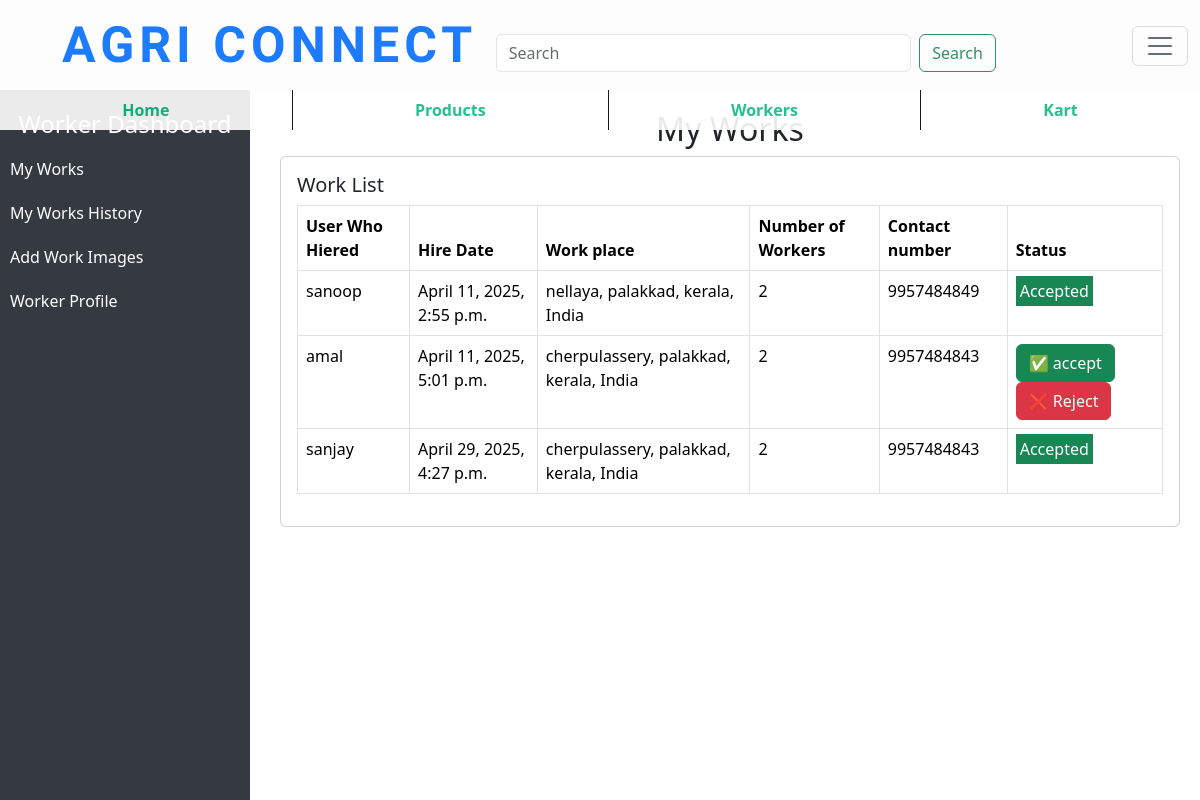
/worker_dashboard/ (signed in), run on the app's committed database.
### app1/models.py (models this page shows, shortened)
class Hire(models.Model):
    worker = models.ForeignKey(Worker, on_delete=models.CASCADE, related_name='hires')
    user = models.ForeignKey(User, on_delete=models.CASCADE, related_name='hires')
    hire_date = models.DateTimeField(default=timezone.now)
    worker_count = models.PositiveIntegerField(default=1)
    address=models.ForeignKey(Address, on_delete=models.CASCADE, related_name='hires')
    status = models.CharField(max_length=20, choices=[
        ('pending', 'Pending'),
        ('accepted', 'Accepted'),
        ('rejected', 'Rejected'),
    ], default='pending')
    phone_number = models.CharField(max_length=10, null=True, blank=True)

class User(models.Model):
    name=models.CharField(max_length=200)
    email=models.CharField(max_length=200)
    phone_number=models.CharField(max_length=200)
    address=models.CharField(max_length=200)
    password=models.CharField(max_length=200)
    user_img=models.ImageField(upload_to='uploads/')
    def __str__(self):
        return self.name

class Address(models.Model):
    user = models.ForeignKey(User, on_delete=models.CASCADE, related_name='addresses')
    address_line = models.CharField(max_length=255)
    city = models.CharField(max_length=100)
    state = models.CharField(max_length=100)
    country = models.CharField(max_length=100)
    zip_code = models.CharField(max_length=20)
    is_default = models.BooleanField(default=False)
    def __str__(self):
        return f"{self.address_line}, {self.city}, {self.state}, {self.country}"

### app1/views.py (the view)
# urls.py: path('worker_dashboard/', views.worker_dashboard, name='worker_dashboard'),
def worker_dashboard(request):
    user_id = request.session.get('U_id')  # safer than direct ['U_id']
    user = User.objects.get(id=user_id)
    worker = Worker.objects.get(user=user)
    if not worker:  # or handle the case where the worker doesn't exist
        return redirect('worker_reg')
    works = Hire.objects.filter(worker=worker).select_related('user')
    return render(request, 'worker_dashboard.html', {'works': works})

### templates/worker_dashboard.html (shortened to what this page needs)
{% extends 'base.html' %}
{% load static %}
{% block content %}
<link rel="stylesheet" href="{% static 'css/worker_dashboard.css' %}">
<div class="sidebar">
    <h4 class="text-center text-white">Worker Dashboard</h4>
    <a href="{% url 'worker_dashboard' %}">My Works</a>
    <a href="{% url 'Work_history' %}">My Works History</a>
    <a href="{% url 'image_upload' %}">Add Work Images</a>
    <a href="{% url 'worker_profile' %}">Worker Profile</a>
</div>
<div class="content">
    <h2 class="text-center">My Works</h2>
    <div class="card">
        <div class="card-body">
            <h5 class="card-title">Work List</h5>
            <table class="table table-bordered">
                <thead>
                    <tr>
                        <th>User Who Hiered</th>
                        <th>Hire Date</th>
                        <th>Work place</th>
                        <th>Number of Workers</th>
                        <th>Contact number</th>
                        <th>Status</th>
                    </tr>
                </thead>
                <tbody>
                    {% for w in works %}
                    <tr>
                        <td>{{ w.user }}</td>
                        <td>{{ w.hire_date}}</td>
                        <td>{{ w.address }}</td>
                        <td>{{ w.worker_count }}</td>
                        <td>{{ w.phone_number }}</td>
                        <td>
                            {% if w.status == "pending" %}
                              <form method="post" action="{% url 'select_hire_status' id=w.id %}" style="display:inline;">
                                <button type="submit" title="Accept" class="btn btn-success " >✅ accept</button>
                              </form>
                              <form method="post" action="{% url 'select_hire_status' id=w.id %}" style="display:inline;">
                                <button type="submit" title="Reject" class="btn btn-danger">❌ Reject</button>
                              </form>
                            {% else %}
                              <span class="{% if w.status == 'accepted' %}text-white bg-success p-1 {% elif w.status == 'rejected' %}text-white bg-danger p-1{% else %}text-white bg-warning p-1{% endif %} font-weight-bold">
                                {{ w.status|title }}
                              </span>
                            {% endif %}
                          </td>
                    </tr>
                    {% endfor %}
                </tbody>
            </table>
        </div>
    </div>
</div>
{% endblock %}

### static/css/base.css (style rules this page uses)
body { margin: 0; padding: 0; }

### static/css/worker_dashboard.css (style rules this page uses)
.sidebar { width: 250px; height: 100vh; position: fixed; background: #343a40; padding-top: 20px; }
.sidebar a { color: white; padding: 10px; display: block; text-decoration: none; }
.content { margin-left: 260px; padding: 20px; }

### data on the page
Hire: user "sanoop", hire_date "April 11, 2025, 2:55 p.m.", address "nellaya, palakkad, kerala, India", worker_count "2", phone_number "9957484849", status "Accepted"
Hire: user "amal", hire_date "April 11, 2025, 5:01 p.m.", address "cherpulassery, palakkad, kerala, India", worker_count "2", phone_number "9957484843", status "✅ accept"
Hire: user "sanjay", hire_date "April 29, 2025, 4:27 p.m.", address "cherpulassery, palakkad, kerala, India", worker_count "2", phone_number "9957484843", status "Accepted"
